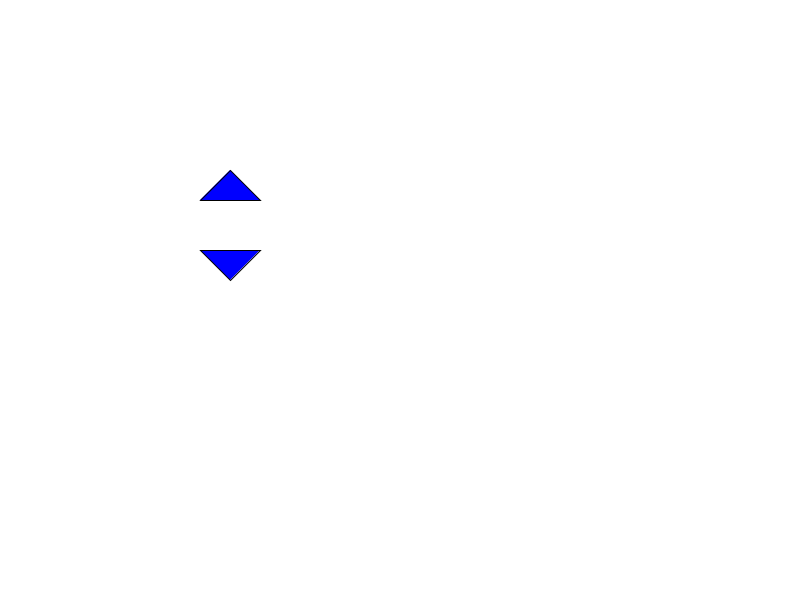
Frame 1 (no input)
Frame 60 (the mouse pressed at the canvas centre just before this capture): identical to frame 1, image omitted
Frame 120 (the mouse held since frame 60 and released just before this capture): identical to frame 1, image omitted

The Processing sketch that drew this single still picture (run headless with seeded random() and noise(); from frame 60 on, the mouse is pressed at the canvas centre):

// Processing sketch: processing_57566
// ── processing_57566.pde

Updown updown1;
Updown2 updown2;

void setup(){
  size(800,600); 
  updown1 = new Updown(200,200,230,170,260,200);
  updown2 = new Updown2(200,250,230,280,260,250);
 

}

void draw(){ 
  background(255);
  updown1.update(mouseX,mouseY);
  updown1.display();
  updown2.update(mouseX,mouseY);
  updown2.display();

}

class Updown{
  float x1,y1, x2, y2, x3, y3;
  boolean over;
  Updown(float _x1,float _y1,float _x2,float _y2,float _x3,float _y3){
    x1 = _x1;
    y1 = _y1;
    x2 = _x2;
    y2 = _y2;
    x3 = _x3;
    y3 = _y3;
  
    over = false;
    
  } 
  void update(int mx, int my){
    if(dist(mx,my,x2,y2)  < 40) {
      over = true;
    } else {
      over = false;
    }
 
  }

 
 void display(){
   if(over){
     fill(255,0,0);
   }else {
     fill(0,0,255); 
   }
   triangle(x1,y1,x2, y2,x3,y3);
  
 }
 
 void press(){
    if ((over) && mousePressed){ 
      y1 -= 10;
      y2 -= 10;
      y3 -= 10;
      
    }
    }
    
 }
 
 class Updown2{
  float x4,y4, x5, y5, x6, y6;
  boolean over;
  Updown2(float _x4,float _y4,float _x5,float _y5,float _x6,float _y6){
    x4 = _x4;
    y4 = _y4;
    x5 = _x5;
    y5 = _y5;
    x6 = _x6;
    y6 = _y6;
  
    over = false;
    
  } 
  void update(int mx, int my){
    if(dist(mx,my,x5,y5)  < 40) {
      over = true;
    } else {
      over = false;
    }
 
  }

 
 void display(){
   if(over){
     fill(255,0,0);
   }else {
     fill(0,0,255); 
   }
  
   triangle(x4, y4, x5, y5, x6, y6);
 }
 
 void press(){
    if ((over) && mousePressed){ 
      y4 += 10;
      y5 += 10;
      y6 += 10;
      
    }
    }
    
 }
 
 
 
 void mousePressed(){
   updown1.press(); 
   updown2.press();
 }











  
  
